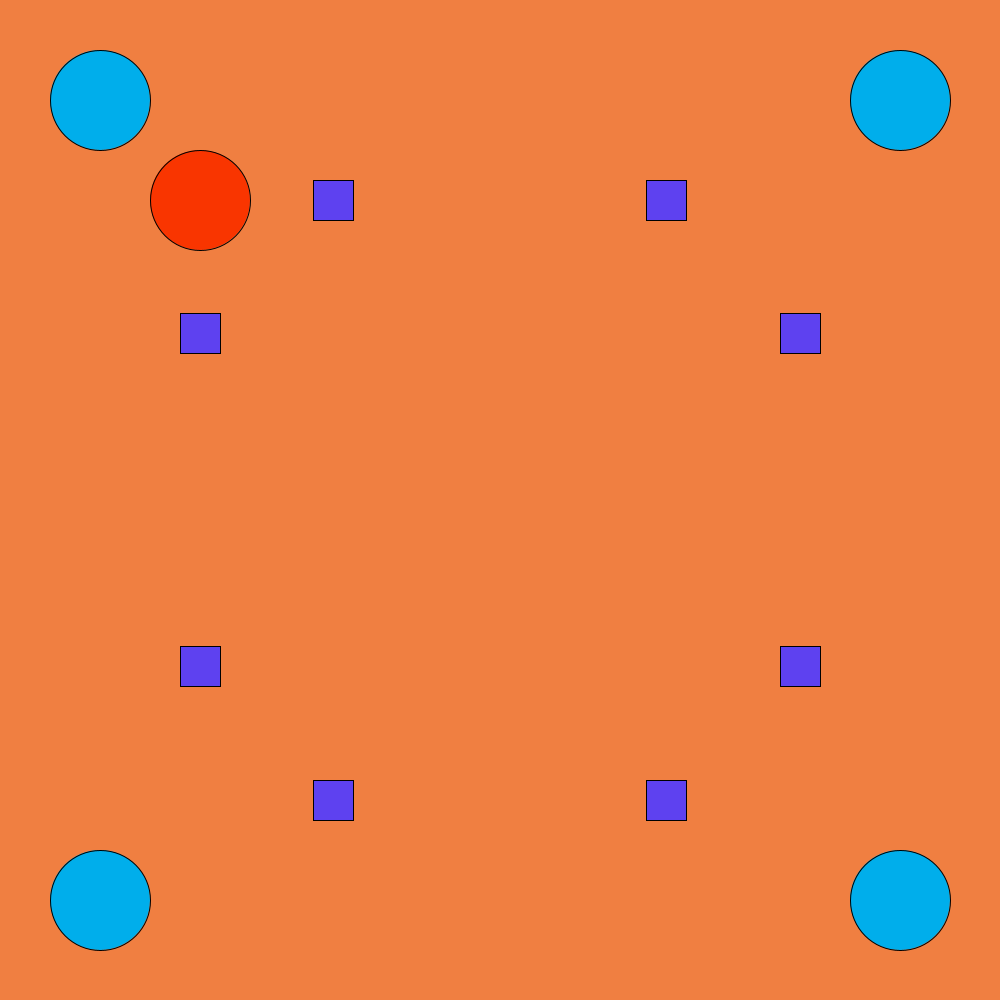
Frame 1 (no input)
Frame 60 (the mouse pressed at the canvas centre just before this capture): identical to frame 1, image omitted
Frame 120 (the mouse held since frame 60 and released just before this capture): identical to frame 1, image omitted

The Processing sketch that drew this single still picture (run headless with seeded random() and noise(); from frame 60 on, the mouse is pressed at the canvas centre):

// Processing sketch: Sala_boss
// ── Sala_boss.pde
float[] x_tower, y_tower;
int amount_towers = 4; 
int life_towers = 5;
float radius_tower = 100; 
float[] x_obstacles, y_obstacles;
int amount_obstacles = 8; 

void CreateMap()
{
  fill(#5E41F0);
  for (int i = 0; i < amount_obstacles; i++)
  {
    rectMode(CENTER);
    rect(x_obstacles[i], y_obstacles[i], 40,40);
  }
  
  fill(#00AEEB);
   for (int i = 0; i < amount_towers; i++)
  {
    ellipse(x_tower[i],y_tower[i],radius_tower, radius_tower);
  }
}

// ── Boss.pde

float x_boss, y_boss;
float radius_boss;
int life_boss = 10;
float [] x_saw, y_saw; 
int amount_saws = 3; 
float radius_saws = 40; 

void BossMovement()
{
  
  
}

// ── Main.pde

void setup() 
{
   size (1000,1000);
  x_boss = 800;
  y_boss = 500;
  x_tower = new float[amount_towers];
  y_tower = new float[amount_towers];
  // asignación de posiciones de las torres 
  x_tower[0] = radius_tower;
  y_tower[0] = radius_tower;
  x_tower[1] = width - radius_tower; 
  y_tower[1] = radius_tower; 
  x_tower[2] = radius_tower;
  y_tower[2] = height - radius_tower;
  x_tower[3] = width - radius_tower;
  y_tower[3] = height - radius_tower;

  x_obstacles = new float[amount_obstacles];
  y_obstacles = new float[amount_obstacles];
  //asignación de posiciones de los obstáculos 
  x_obstacles[0] = radius_tower * 2; 
  y_obstacles[0] = height/3;
  x_obstacles[1] = radius_tower * 2; 
  y_obstacles[1] = (2 * height)/3;
  x_obstacles[2] = width/3;
  y_obstacles[2] = height -radius_tower * 2;
  x_obstacles[3] = (2 * width)/3;
  y_obstacles[3] = height - radius_tower * 2;
  x_obstacles[4] = width - radius_tower * 2;
  y_obstacles[4] = (2 * height)/3;
  x_obstacles[5] = width - radius_tower * 2;
  y_obstacles[5] = height/3;
  x_obstacles[6] = (2 * width)/3;
  y_obstacles[6] = radius_tower * 2;
  x_obstacles[7] = width/3;
  y_obstacles[7] = radius_tower * 2;
  
}

void draw()
{
  background(#F07F41);
  CreateMap();
  fill(#F93500);
  ellipse(200,200,100,100);
  
}
